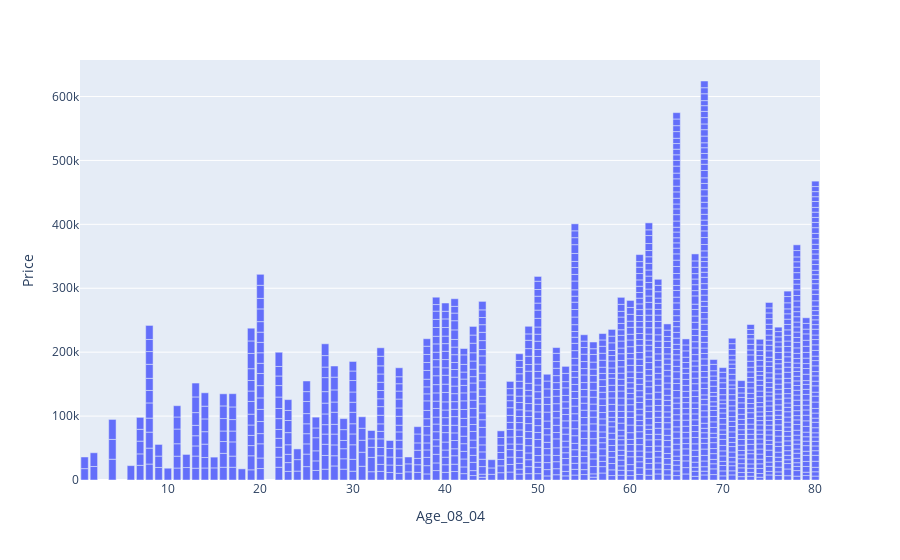

Here is the notebook cell this chart was saved with:
### Code cell
import plotly.express as px

fig = px.bar(toyo,x='Age_08_04',y='Price')
fig.show()

### Figure 1 — Plotly figure (JSON) as saved in the notebook; plotly's stock layout.template omitted (floating-point values rounded to 4 significant figures; data arrays with more than 128 entries replaced by an {"elided": "..."} marker saying what was removed)
{"data": [{"alignmentgroup": "True", "hovertemplate": "Age_08_04=%{x}<br>Price=%{y}<extra></extra>", "legendgroup": "", "marker": {"color": "#636efa"}, "name": "", "offsetgroup": "", "orientation": "v", "showlegend": false, "textposition": "auto", "type": "bar", "x": {"elided": "1436 int values"}, "xaxis": "x", "y": {"elided": "1436 int values"}, "yaxis": "y"}], "layout": {"barmode": "relative", "legend": {"tracegroupgap": 0}, "margin": {"t": 60}, "xaxis": {"anchor": "y", "domain": [0, 1], "title": {"text": "Age_08_04"}}, "yaxis": {"anchor": "x", "domain": [0, 1], "title": {"text": "Price"}}}}
